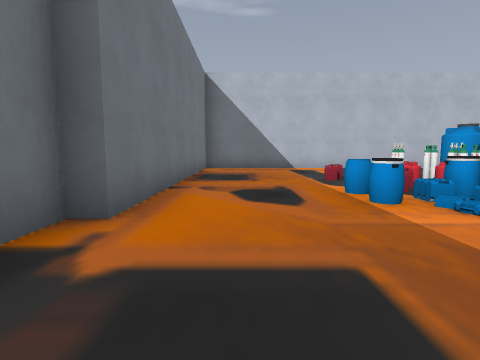
View 1 (above)

13 first-person views from a walk through a level from a Godot 3-D game. The camera is 1.3 m above the floor, tilts 6° down and sees 80° across. The floor is counted in squares, 2 m on a side. Each view is taken from the middle of a square. On the plan, view 1 faces up. The plan holds only what a view shows up to about 9 squares ahead; the rest is blank. The place goes on beyond the plan. Some surface patterns are stand-ins.

View 2
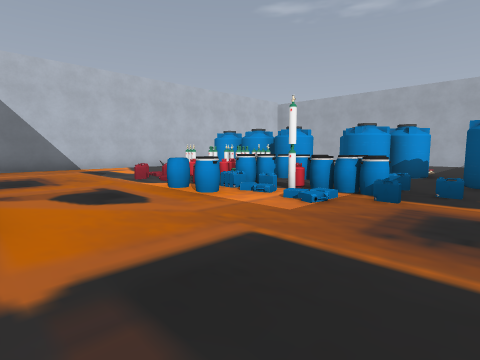

View 3
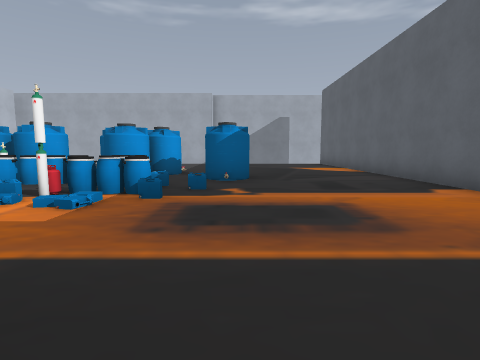

View 4
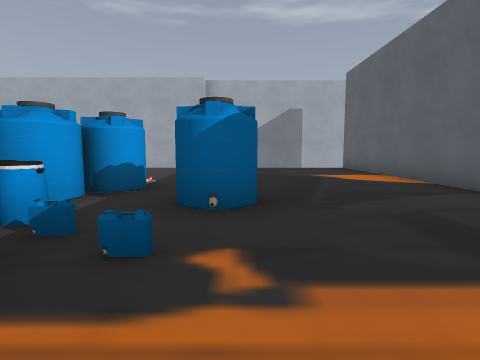

View 5
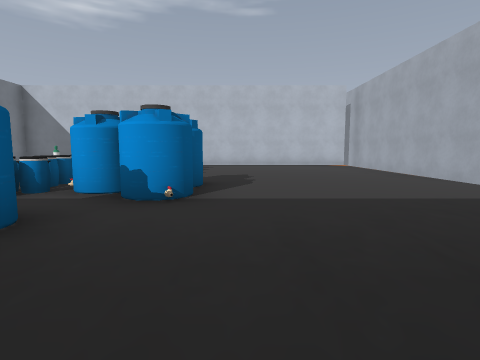

View 6
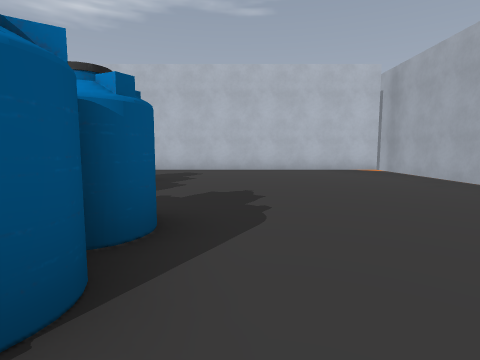

View 7
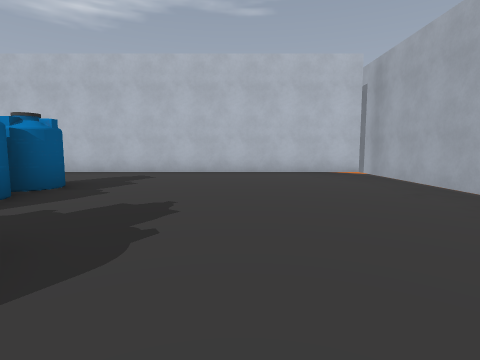

View 8
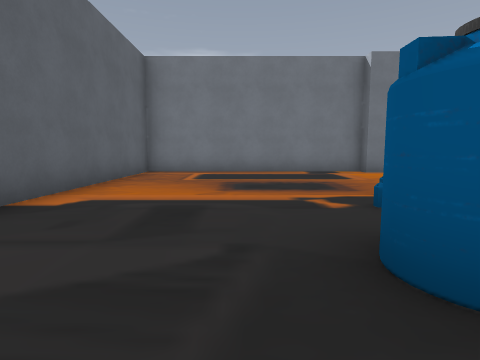

View 9
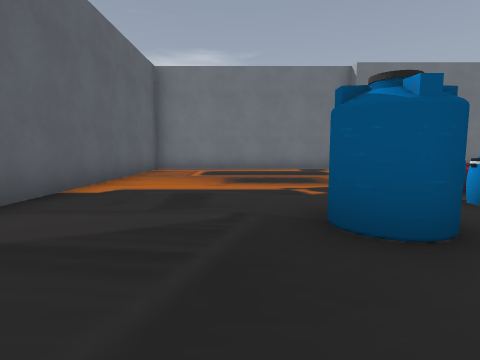

View 10
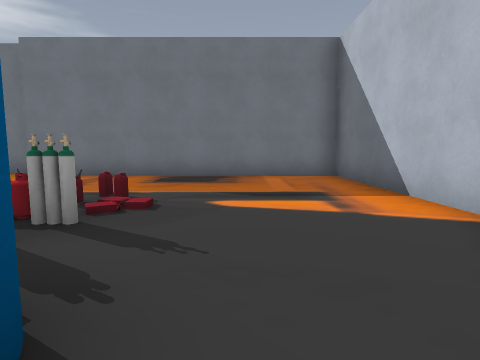

View 11
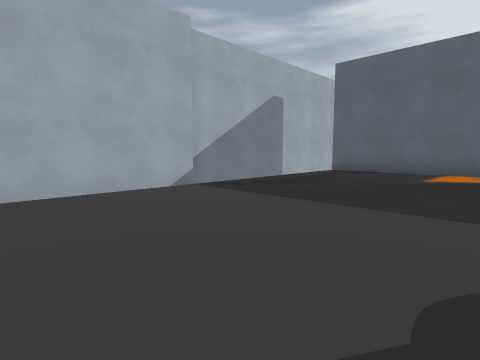

View 12
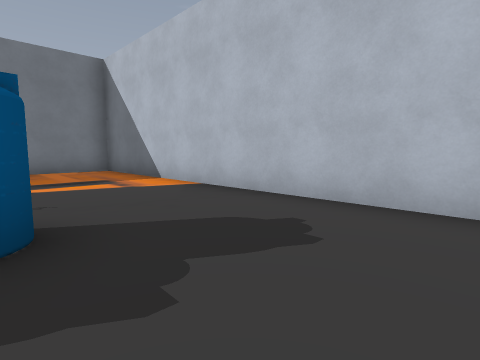

View 13
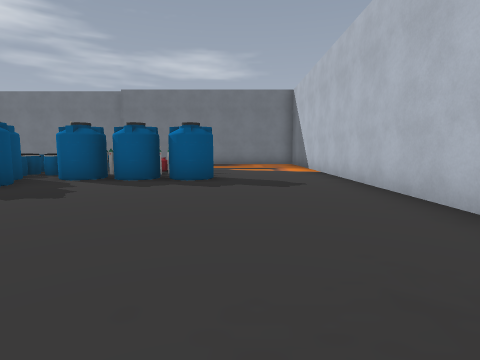

### Floor plan
Key: @ floor where view 1 was taken; # wall or solid block; . floor; = window, fence, low wall or low ledge; T tank; R drum; O other object.
Columns run from 2 left of view 1 to 13 right of it. Each row starts with its distance up from view 1.
 11 ################
 10 #..............#
  9 #..............#
  8 #..............#
  7 #......##......#
  6 #...=TO##......#
  5 #...OOO#.......#
  4 #..RRRRR#......#
  3 #....RRR##.....#
  2 #....TRR.#.....#
  1 #....RO........#
  0 #.@....TT......
 -1 #..............
 -2 #..............
 -3 #..............
 -4 ###############

Positions as (right, up) in squares from view 1, and headings:
1: (0, 0), facing up
2: (-1, 0), facing up-right
3: (-1, 0), facing right
4: (2, 0), facing right
5: (8, -2), facing up
6: (8, 1), facing up
7: (9, 2), facing up
8: (7, -1), facing left
9: (8, -1), facing left
10: (6, 8), facing left
11: (8, 5), facing down-right
12: (8, 7), facing up-left
13: (12, 8), facing left
